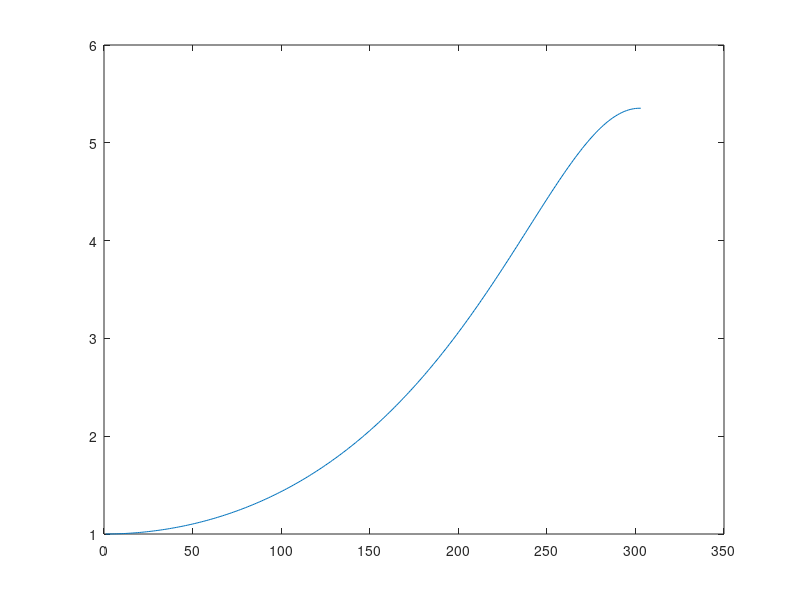

Here is the MATLAB script that generated this plot: (Note: this script raises an error after producing the figure.)
function mainTest
    %% Constants and Parameters
    % Fundamental Constants
    global e
    e=exp(1);
    
    % Model Parameters
    kappa = 1;
    b = 1;
    mass = 4; % unused as of now
    LDes = 20; % unused as of now
    
    % Secondary Parameters
    maxMu = maximumMu(kappa,b,mass,LDes);
    mu = maxMu-.1;
    v0 = 1/b;
    dx = 0.01;
    
    %% Create an Initial Guess
    % Find a solution to the differential equation
    [v N L] = initialShoot(v0,dx);
    plot(v);drawnow;shg
    bvp = chemBvp(kappa,b,N);
    v = chemSolve(v,bvp);
    plot(v);drawnow
    
    %% Body
    % Follow the solution in L in increments of ~0.1
    fprintf('Desired Period: %f\n',LDes)
    Lstep = (LDes-L)/floor((LDes-L)/1);
    while abs(LDes-L) > 1e-3
        fprintf('    Current Period: %f\n',L)
        L = L+Lstep;
        v = chemSolve(v,bvp);
        plot(v);drawnow
    end
    fprintf('Final Period: %f\n',L)
    
    % Follow the solution in mu until the correct mass is acquired
    % Note: increasing mu will decrease the mass
    fprintf('Desired Mass: %f \n',mass)
    muStep = 1*sign(calcMass()-mass);
    
    while abs(mass-calcMass()) > 1e-5
        fprintf('    Current Mass: %f \n',calcMass())
        mu = mu + muStep;
        v = chemSolve(v,bvp);
        plot(v);drawnow
        
        if sign(calcMass()-mass)*muStep < 0
            mu = mu - muStep;
            muStep = .5*muStep;
        end
    end
    fprintf('Final Mass: %f \n',calcMass())
    plot(v)
    
    % Refine the grid
    while (v(end)-v(end-1))/dx > 0.1
        v = interp(v,5);
        N = length(v);
        dx = L/N;

        plot(v);drawnow
        bvp = chemBvp(kappa,b,N);
        v=chemSolve(v,bvp);
        plot(v);drawnow
    end
    
    %% Nested Function Definitions
    function [v N L]=initialShoot(v0,dx)
        %{
        Solves the IVP 
        Used to generate an inital guess for V
        %}
        v(1)=v0;
        v(2)=v(1);
        j=2;
        while (v(j) >=v(j-1))
            v(j+1)=2*v(j)-v(j-1)+dx^2/kappa*(-exp(mu+v(j))+v(j));
            j=j+1;
        end
        N=j-1;
        L=N*dx*2;
        v=v(2:length(v))';
    end

    function vsol=chemSolve(initial,bvp)
        %{
        Finds the solutions to the boundary value problem defined in bvp
        using fsolve
        %}

        options = optimset('TolX',1e-8,'Display','off');
        vsol=fsolve(@(v) bvp(v,mu,L),initial,options);
    end

    function m=calcMass()
        m = mean(v);
    end
end

%% Helper Function Definitions
function bvp=chemBvp(kappa,b,N)
        %{
        Defines boundary value problem as function in N points using finite differences
        kappa v_xx+ exp(mu+v)-v=0

        We are solving for even periodic solutions
        This function is defined by N points on its half period (L/2)
        This is equivalent to the Neumann problem on the full period (L)
        %}

        E=ones(N,1);
        Lap=spdiags([E -2*E E],-1:1,N,N);
        Lap(1,1)=-1; Lap(N,N)=-1;

        % k*V_xx = V - exp(u+b*V)
        % dx = L/(2*N)
        %}
        bvp = @(v,mu,L) kappa/(L/(2*N))^2*Lap*v + exp(mu+b*v) - v;
end

function mu = maximumMu(kappa,b,mass,T)
    temp = (kappa.*(2*pi./T).^2+1)./b;
    mu = min(log(mass)-b.*mass,log(temp)-b.*temp);
end